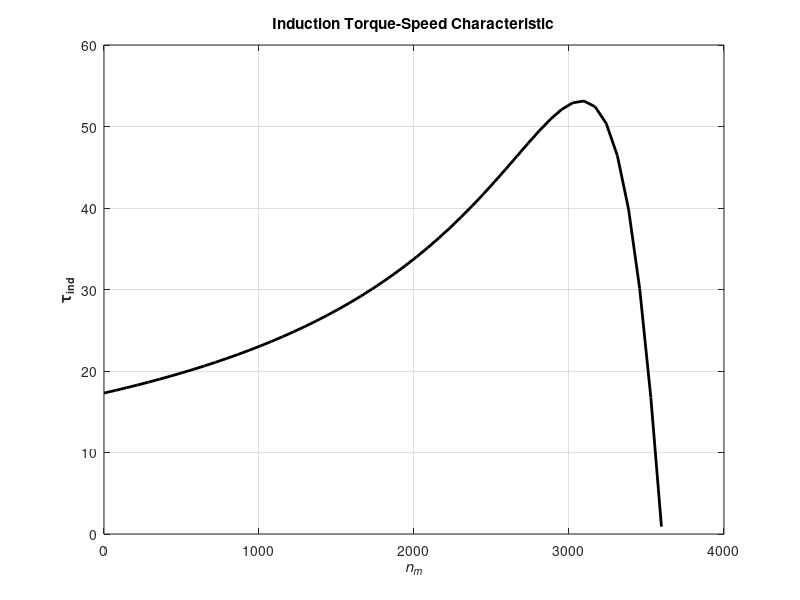

Reproduce this figure in MATLAB.
% Script to calculate the Torque-Speed characteristics of the motor;


r1 = 0.200;
x1 = 0.410;
r2 = 0.120;
x2 = 0.410;
xm = 15;
v_phase = 208/sqrt(3);
n_sync = 3600;
w_sync = 376.99;

v_th = v_phase*(xm/sqrt(r1^2 + (x1+xm)^2));
z_th = ((j*xm)*(r1+ j*x1))/(r1+j*(x1+xm));
r_th = real(z_th);
x_th = imag(z_th);

s = (0:1:50)/50;
s(1)= 0.001;
nm = (1-s)*n_sync;

for ii = 1:51
    t_ind1(ii) = (3*v_th^2 *(r2/s(ii))/(w_sync*(((r_th +(r2/s(ii)))^2 + (x_th + x2)^2))));
end

plot(nm, t_ind1,'Color','k','LineWidth', 2.0);
hold on;
xlabel('\itn_{m}','FontWeight','Bold');
ylabel('\tau_{ind}','FontWeight','Bold');
title ('Induction Torque-Speed Characteristic','FontWeight','Bold');
grid on;
hold off;